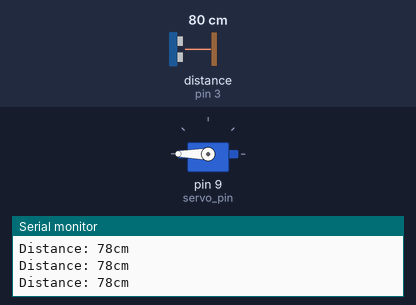
The sketch below on a simulated Arduino Uno, built with avr-gcc and run on an emulated ATmega328P. Parts: servo, the last lines printed to the serial monitor. Wiring (inferred from the names in the program): ultrasonic range finder: trigger pin 2; echo pin 3. The test bench sets the inputs (shaded band); at power-on: distance to the obstacle (sensor on pin 3) 80 cm. The echo pulse lasts 58.3 µs per cm.

Above: at 1.3 s.
1.4 s: distance to the obstacle (sensor on pin 3) set to 18 cm
At 2.7 s:
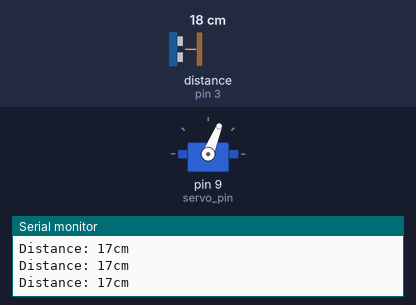
3.0 s: distance to the obstacle (sensor on pin 3) set to 2 cm
At 4.3 s:
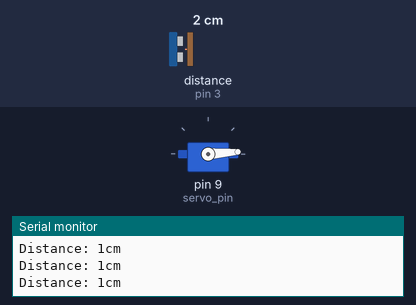
4.6 s: distance to the obstacle (sensor on pin 3) set to 9 cm
At 5.1 s:
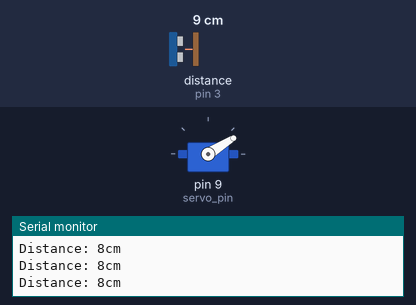
6.2 s: distance to the obstacle (sensor on pin 3) set to 35 cm
At 7.1 s:
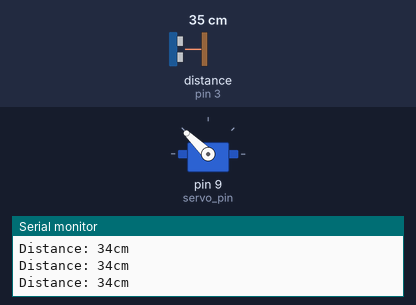
7.8 s: distance to the obstacle (sensor on pin 3) set to 4 cm
At 8.6 s:
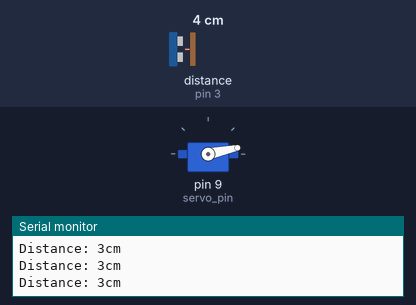
9.4 s: distance to the obstacle (sensor on pin 3) set to 250 cm
At 9.9 s:
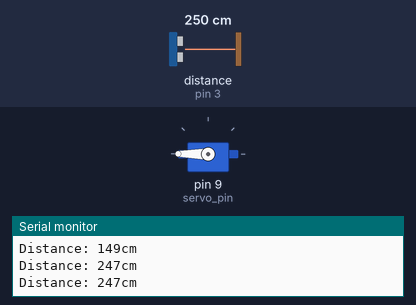
Timing chart, 0 to 12.0 s (numbered marks = the images above; inputs shaded):
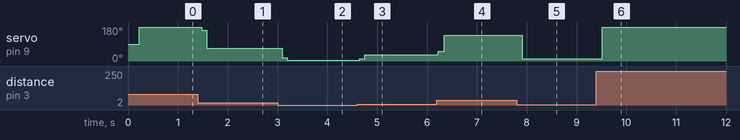

Measured:
- after the input at 1.4 s, servo on pin 9 (servo_pin): 180° → 164° after 0.08 s, → 68° 0.11 s later
- after the input at 3.0 s, servo on pin 9 (servo_pin): 68° → 16° after 0.09 s, → 4° 0.10 s later
- after the input at 4.6 s, servo on pin 9 (servo_pin): 4° → 12° after 0.05 s, → 32° 0.11 s later
- after the input at 6.2 s, servo on pin 9 (servo_pin): 32° → 52° at once, → 136° 0.11 s later
- after the input at 7.8 s, servo on pin 9 (servo_pin): 136° → 12° after 0.12 s
- after the input at 9.4 s, servo on pin 9 (servo_pin): 12° → 180° after 0.12 s

The sketch:

ultrasonic-servo.ino
```cpp
#include <Servo.h>

const int us_trigger = 2;
const int us_echo = 3;
const int servo_pin = 9;
const int average_num = 5;

Servo myservo;

int us_get_distance() {
  int distance;
  long duration;

  digitalWrite(us_trigger, HIGH);
  delayMicroseconds(10);
  digitalWrite(us_trigger, LOW);

  duration = pulseIn(us_echo, HIGH);
  distance = duration * 0.034 / 2;

  return distance;
}

int filter_distance() {
  int distance = 0;
  int average = 0;
  int position = 0;

  for (int i = 0; i < average_num; i++) {
    average += us_get_distance();
    delay(20);
  }

  distance = average / average_num;

  Serial.print("Distance: ");
  Serial.print(distance);
  Serial.println("cm");

  position = distance * 4;
  if (position >= 180) {
    position = 180;
  }
  return position;
}

void setup() {
  pinMode(us_trigger, OUTPUT);
  pinMode(us_echo, INPUT);

  Serial.begin(9600);
  digitalWrite(us_trigger, LOW);
  myservo.attach(servo_pin);
  delay(100);
}

void loop() {

  //Send distance to servo
  myservo.write(filter_distance());
}
```
